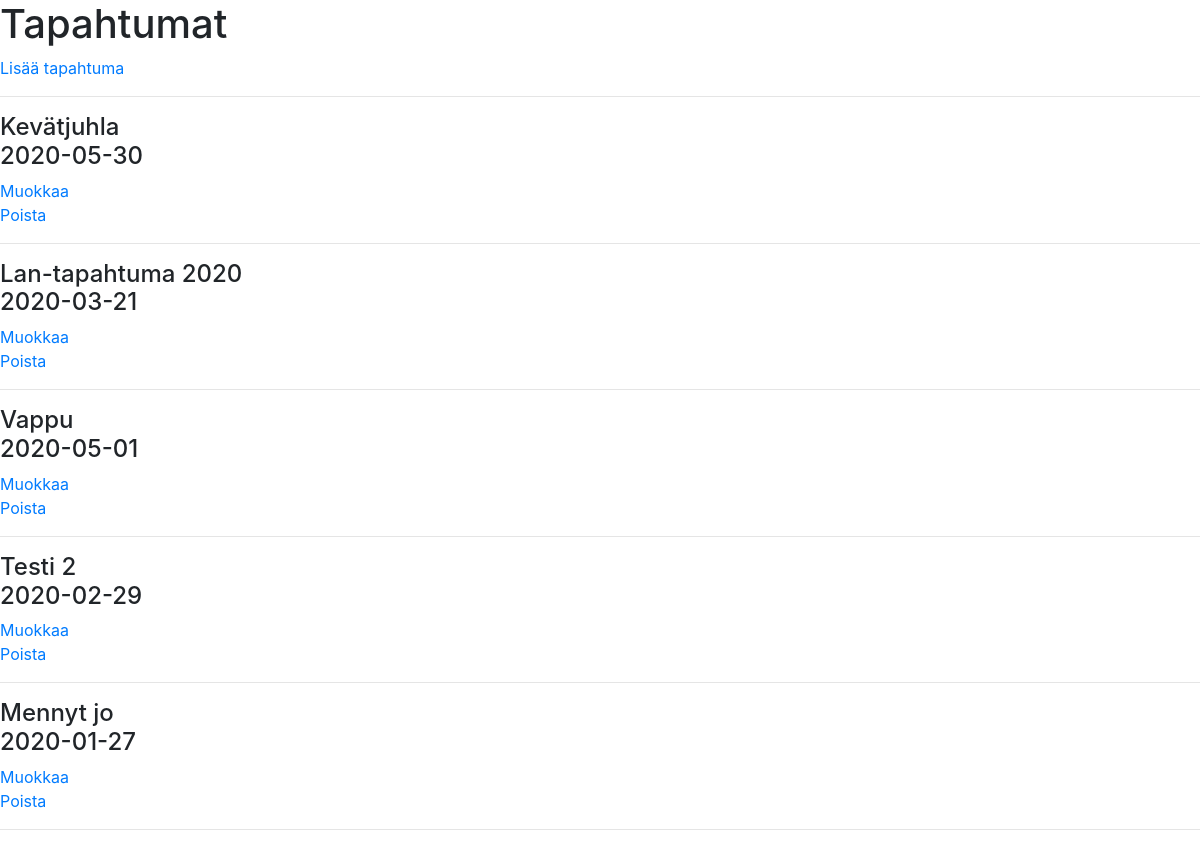
The page / on the database its author committed.
### tables this page shows
CREATE TABLE `h6_tapahtumat` (
  `tapahtumaID` int(11) NOT NULL,
  `nimi` varchar(50) NOT NULL,
  `paivays` date NOT NULL
);

### controllers/tapahtumatcontroller.php (called while the page is built, shortened)
<?php
function indexcontroller()
{
    $tapahtumat = getAllTapahtumat();
    require "./views/index.view.php";
}

### database/models/tapahtuma.php (called while the page is built, shortened)
<?php
require "./database/connection.php";
function getAllTapahtumat()
{
    global $pdo;
    $sql = "SELECT * FROM h6_tapahtumat";
    $stm = $pdo->query($sql);
    $tapahtumat = $stm->fetchAll(PDO::FETCH_ASSOC);
    return $tapahtumat;
}
?>

### views/index.view.php (the view, shortened to what this page needs)
<?php
include "./views/partials/head.php";
?>
<h1>Tapahtumat</h1>
<a href="./index.php?action=addtapahtuma">Lisää tapahtuma</a><br>
<hr>
<?php
foreach($tapahtumat as $tapahtuma) { ?>
<h4><?=$tapahtuma["nimi"];
echo "<br>". $tapahtuma["paivays"]; ?></h4>
<a href="./index.php?action=edittapahtuma&tapahtumaID=<?= $tapahtuma["tapahtumaID"];?>">Muokkaa</a><br>
<a href="./index.php?action=deletetapahtuma&tapahtumaID=<?= $tapahtuma["tapahtumaID"];?>">Poista</a><br><hr>
<?php
}
include "./views/partials/end.php";
?>

### index.php (shortened to what this page needs)
<?php
if(isset($_GET["action"])) $action = $_GET["action"];
else $action = "index";
require "./controllers/tapahtumatcontroller.php";
require "./database/models/tapahtuma.php";
switch($action) {
    case "index":
    indexcontroller();
    break;
}

### views/partials/head.php (shortened to what this page needs)
<!DOCTYPE html>
<html lang="fi">
<head>
    <link rel="stylesheet" href="https://stackpath.bootstrapcdn.com/bootstrap/4.4.1/css/bootstrap.min.css">
</head>
<body>

### views/partials/end.php
</body>
</html>

### rows shown on the page
h6_tapahtumat: nimi "Kevätjuhla", paivays "2020-05-30"
h6_tapahtumat: nimi "Lan-tapahtuma 2020", paivays "2020-03-21"
h6_tapahtumat: nimi "Vappu", paivays "2020-05-01"
h6_tapahtumat: nimi "Testi 2", paivays "2020-02-29"
h6_tapahtumat: nimi "Mennyt jo", paivays "2020-01-27"
